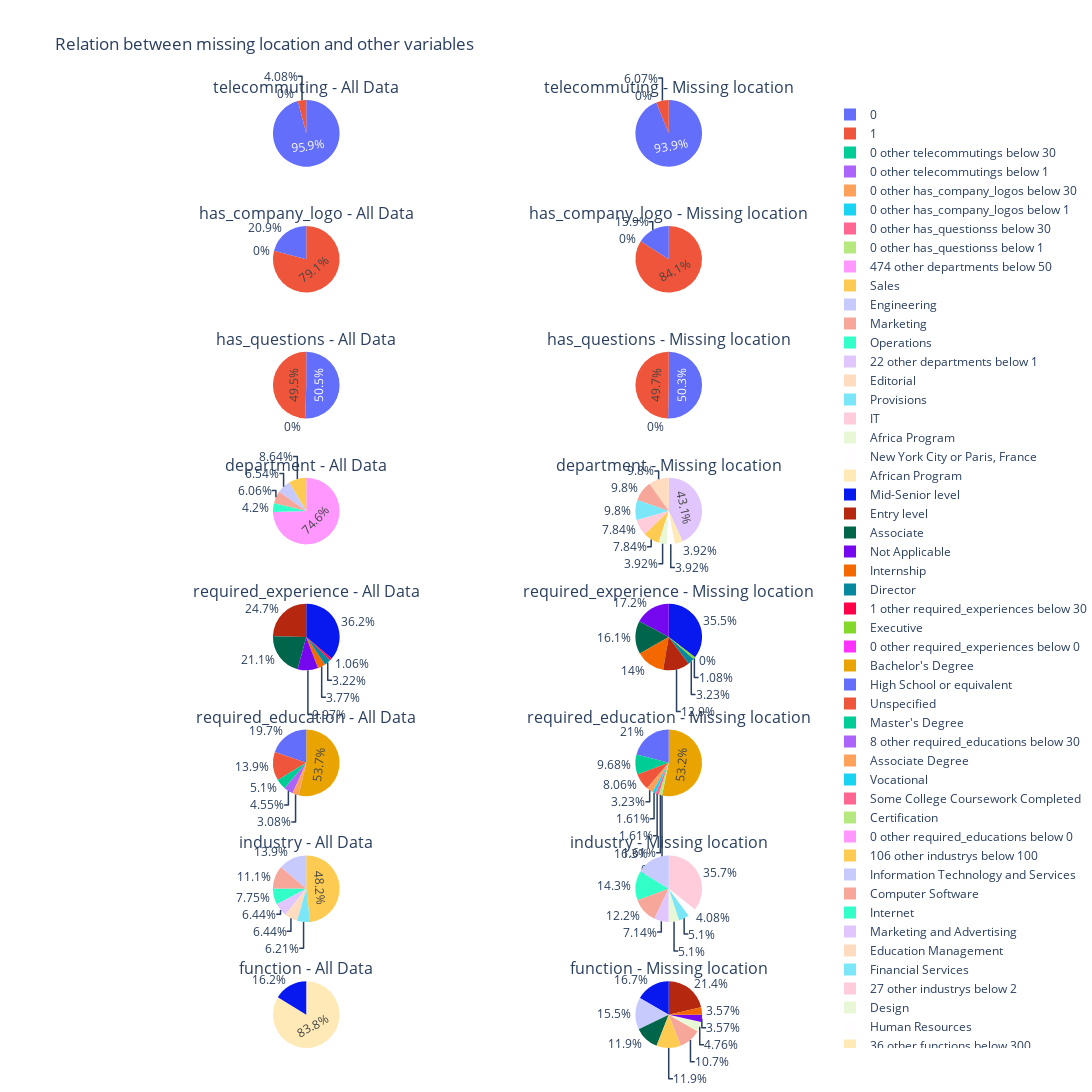

Write notebook code for a chart like this one.
### Markdown cell above
Plot with every feature:

### Code cell
subtitles = []
i = 0
for relation in relations:
    subtitles.append(f'{relation} - All Data')
    subtitles.append(f'{relation} - Missing location')
    
fig = make_subplots(rows=len(relations), 
                    cols=2, 
                    specs=[[{'type':'domain'}, {'type':'domain'}]]*len(relations),
                    subplot_titles=subtitles,
                    shared_yaxes=True)

thresholds = {'department': [1, 50],
              'salary_range': [1, 30],
              'telecommuting': [1, 30],
              'has_company_logo': [1, 30],
              'has_questions': [1, 30],
              'required_experience': [0, 30],
              'required_education': [0, 30],
              'industry': [2, 100], 
              'function': [2, 300]}

for i, relation in enumerate(relations):    
    feature = make_df_missing_location(missing_location, relation)
    feature_missing = make_dataframe_based_on_counts_and_sum_low(feature, relation, thresholds[relation][0], is_missing=True)
    feature_location = make_dataframe_based_on_counts_and_sum_low(X_test, relation, thresholds[relation][1])
    fig.add_trace(go.Pie(labels=feature_location[relation], values=feature_location.counts), row=i+1, col=1)
    fig.add_trace(go.Pie(labels=feature_missing[relation], values=feature_missing.counts), row=i+1, col=2)
fig.update_layout(title_text='Relation between missing location and other variables',
                  width=1200, height=2000,
                  margin=dict(l=0, r=0, t=100, b=0))
fig.show()

### Figure 1 — Plotly figure (JSON) as saved in the notebook; plotly's stock layout.template omitted (floating-point values rounded to 4 significant figures)
{"data": [{"domain": {"x": [0, 0.45], "y": [0.9297, 1]}, "labels": [0, 1, "0 other telecommutings below 30"], "type": "pie", "values": [3430, 146, 0]}, {"domain": {"x": [0.55, 1], "y": [0.9297, 1]}, "labels": [0, 1, "0 other telecommutings below 1"], "type": "pie", "values": [325, 21, 0]}, {"domain": {"x": [0, 0.45], "y": [0.7969, 0.8672]}, "labels": [1, 0, "0 other has_company_logos below 30"], "type": "pie", "values": [2827, 749, 0]}, {"domain": {"x": [0.55, 1], "y": [0.7969, 0.8672]}, "labels": [1, 0, "0 other has_company_logos below 1"], "type": "pie", "values": [291, 55, 0]}, {"domain": {"x": [0, 0.45], "y": [0.6641, 0.7344]}, "labels": [0, 1, "0 other has_questionss below 30"], "type": "pie", "values": [1806, 1770, 0]}, {"domain": {"x": [0.55, 1], "y": [0.6641, 0.7344]}, "labels": [0, 1, "0 other has_questionss below 1"], "type": "pie", "values": [174, 172, 0]}, {"domain": {"x": [0, 0.45], "y": [0.5312, 0.6016]}, "labels": ["Sales", "Engineering", "Marketing", "Operations", "474 other departments below 50"], "type": "pie", "values": [107, 81, 75, 52, 923]}, {"domain": {"x": [0.55, 1], "y": [0.5312, 0.6016]}, "labels": ["Editorial", "Marketing", "Provisions", "IT", "Sales", "Africa Program", "New York City or Paris, France", "African Program", "22 other departments below 1"], "type": "pie", "values": [5, 5, 5, 4, 4, 2, 2, 2, 22]}, {"domain": {"x": [0, 0.45], "y": [0.3984, 0.4688]}, "labels": ["Mid-Senior level", "Entry level", "Associate", "Not Applicable", "Internship", "Director", "1 other required_experiences below 30"], "type": "pie", "values": [788, 537, 460, 217, 82, 70, 23]}, {"domain": {"x": [0.55, 1], "y": [0.3984, 0.4688]}, "labels": ["Mid-Senior level", "Not Applicable", "Associate", "Internship", "Entry level", "Director", "Executive", "0 other required_experiences below 0"], "type": "pie", "values": [33, 16, 15, 13, 12, 3, 1, 0]}, {"domain": {"x": [0, 0.45], "y": [0.2656, 0.3359]}, "labels": ["Bachelor's Degree", "High School or equivalent", "Unspecified", "Master's Degree", "Associate Degree", "8 other required_educations below 30"], "type": "pie", "values": [1062, 389, 276, 101, 61, 90]}, {"domain": {"x": [0.55, 1], "y": [0.2656, 0.3359]}, "labels": ["Bachelor's Degree", "High School or equivalent", "Master's Degree", "Unspecified", "Associate Degree", "Vocational", "Some College Coursework Completed", "Certification", "0 other required_educations below 0"], "type": "pie", "values": [33, 13, 6, 5, 2, 1, 1, 1, 0]}, {"domain": {"x": [0, 0.45], "y": [0.1328, 0.2031]}, "labels": ["Information Technology and Services", "Computer Software", "Internet", "Marketing and Advertising", "Education Management", "Financial Services", "106 other industrys below 100"], "type": "pie", "values": [359, 288, 201, 167, 167, 161, 1249]}, {"domain": {"x": [0.55, 1], "y": [0.1328, 0.2031]}, "labels": ["Information Technology and Services", "Internet", "Computer Software", "Marketing and Advertising", "Design", "Financial Services", "Human Resources", "27 other industrys below 2"], "type": "pie", "values": [16, 14, 12, 7, 5, 5, 4, 35]}, {"domain": {"x": [0, 0.45], "y": [0, 0.07031]}, "labels": ["Information Technology", "36 other functions below 300"], "type": "pie", "values": [374, 1929]}, {"domain": {"x": [0.55, 1], "y": [0, 0.07031]}, "labels": ["Information Technology", "Engineering", "Administrative", "Sales", "Marketing", "Design", "General Business", "Writing/Editing", "13 other functions below 2"], "type": "pie", "values": [14, 13, 10, 10, 9, 4, 3, 3, 18]}], "layout": {"annotations": [{"font": {"size": 16}, "showarrow": false, "text": "telecommuting - All Data", "x": 0.225, "xanchor": "center", "xref": "paper", "y": 1, "yanchor": "bottom", "yref": "paper"}, {"font": {"size": 16}, "showarrow": false, "text": "telecommuting - Missing location", "x": 0.775, "xanchor": "center", "xref": "paper", "y": 1, "yanchor": "bottom", "yref": "paper"}, {"font": {"size": 16}, "showarrow": false, "text": "has_company_logo - All Data", "x": 0.225, "xanchor": "center", "xref": "paper", "y": 0.8672, "yanchor": "bottom", "yref": "paper"}, {"font": {"size": 16}, "showarrow": false, "text": "has_company_logo - Missing location", "x": 0.775, "xanchor": "center", "xref": "paper", "y": 0.8672, "yanchor": "bottom", "yref": "paper"}, {"font": {"size": 16}, "showarrow": false, "text": "has_questions - All Data", "x": 0.225, "xanchor": "center", "xref": "paper", "y": 0.7344, "yanchor": "bottom", "yref": "paper"}, {"font": {"size": 16}, "showarrow": false, "text": "has_questions - Missing location", "x": 0.775, "xanchor": "center", "xref": "paper", "y": 0.7344, "yanchor": "bottom", "yref": "paper"}, {"font": {"size": 16}, "showarrow": false, "text": "department - All Data", "x": 0.225, "xanchor": "center", "xref": "paper", "y": 0.6016, "yanchor": "bottom", "yref": "paper"}, {"font": {"size": 16}, "showarrow": false, "text": "department - Missing location", "x": 0.775, "xanchor": "center", "xref": "paper", "y": 0.6016, "yanchor": "bottom", "yref": "paper"}, {"font": {"size": 16}, "showarrow": false, "text": "required_experience - All Data", "x": 0.225, "xanchor": "center", "xref": "paper", "y": 0.4688, "yanchor": "bottom", "yref": "paper"}, {"font": {"size": 16}, "showarrow": false, "text": "required_experience - Missing location", "x": 0.775, "xanchor": "center", "xref": "paper", "y": 0.4688, "yanchor": "bottom", "yref": "paper"}, {"font": {"size": 16}, "showarrow": false, "text": "required_education - All Data", "x": 0.225, "xanchor": "center", "xref": "paper", "y": 0.3359, "yanchor": "bottom", "yref": "paper"}, {"font": {"size": 16}, "showarrow": false, "text": "required_education - Missing location", "x": 0.775, "xanchor": "center", "xref": "paper", "y": 0.3359, "yanchor": "bottom", "yref": "paper"}, {"font": {"size": 16}, "showarrow": false, "text": "industry - All Data", "x": 0.225, "xanchor": "center", "xref": "paper", "y": 0.2031, "yanchor": "bottom", "yref": "paper"}, {"font": {"size": 16}, "showarrow": false, "text": "industry - Missing location", "x": 0.775, "xanchor": "center", "xref": "paper", "y": 0.2031, "yanchor": "bottom", "yref": "paper"}, {"font": {"size": 16}, "showarrow": false, "text": "function - All Data", "x": 0.225, "xanchor": "center", "xref": "paper", "y": 0.07031, "yanchor": "bottom", "yref": "paper"}, {"font": {"size": 16}, "showarrow": false, "text": "function - Missing location", "x": 0.775, "xanchor": "center", "xref": "paper", "y": 0.07031, "yanchor": "bottom", "yref": "paper"}], "height": 2000, "margin": {"b": 0, "l": 0, "r": 0, "t": 100}, "title": {"text": "Relation between missing location and other variables"}, "width": 1200}}
